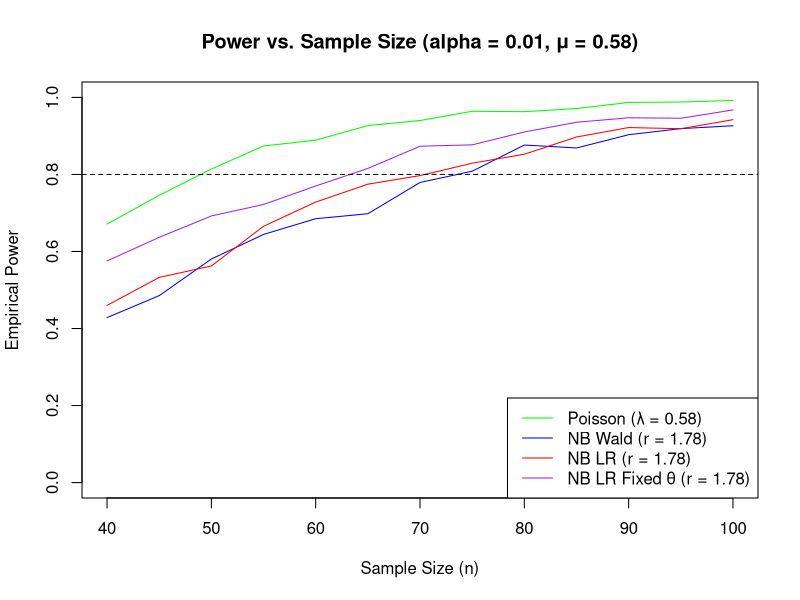

The R script that drew this image:
# Clear environment and set seed for reproducibility
rm(list=ls())
set.seed(1234)

# Load required packages
library(MASS)    # For glm.nb
library(lmtest)  # For lrtest

# Parameters
true_mean <- 0.58    # Alternative mean (H1)
null_mean <- 1       # Null mean (H0)
r1 <- 1.78           # NB dispersion parameter (size)
alpha <- 0.01        # One-sided significance level
nsim <- 1000         # Number of simulations for stability
fup <- 1             # Follow-up time

# Test Functions
#------------------------------------------------------------------------------------
poisson_test <- function(x, mu0 = 1) {
  test <- poisson.test(sum(x), length(x), r = mu0, alternative = "less")
  return(test$p.value < alpha)
}

#------------------------------------------------------------------------------------
nb_test <- function(x, mu0 = 1, fup = 1) {
  logtime <- rep(log(fup), length(x))
  mod <- tryCatch(
    glm.nb(x ~ 1 + offset(logtime)),
    error = function(e) return(NULL),
    warning = function(w) return(NULL)
  )
  if (is.null(mod)) return(NA)  # Return NA instead of FALSE
  coef_value <- coef(mod)[1]
  se_value <- sqrt(vcov(mod)[1, 1])
  log_mu0 <- log(mu0)
  z_stat <- (coef_value - log_mu0) / se_value
  p <- pnorm(z_stat, lower.tail = TRUE)
  return(p < alpha)
}

#------------------------------------------------------------------------------------
lr_test <- function(x, mu0 = 1, fup = 1) {
  logtime <- rep(log(fup), length(x))
  mod_alt <- tryCatch(
    glm.nb(x ~ 1 + offset(logtime)),
    error = function(e) return(NULL),
    warning = function(w) return(NULL)
  )
  if (is.null(mod_alt)) return(NA)
  theta <- mod_alt$theta  
  ll_null <- sum(dnbinom(x, size = theta, mu = mu0 * fup, log = TRUE))
  ll_alt <- as.numeric(logLik(mod_alt))  # Extract numeric log-likelihood
  lr_stat <- 2 * (ll_alt - ll_null)
  p_value <- pchisq(lr_stat, df = 1, lower.tail = FALSE) / 2
  return(p_value < alpha)
}

#------------------------------------------------------------------------------------
lr_test_fixed <- function(x, mu0 = 1, fup = 1) {
  logtime <- rep(log(fup), length(x))
  mod_alt <- tryCatch(
    glm.nb(x ~ 1 + offset(logtime)),
    error = function(e) return(NULL),
    warning = function(w) return(NULL)
  )
  if (is.null(mod_alt)) return(NA)
  theta_fixed <- 1.78  # Fixed theta (true dispersion)
  ll_null <- sum(dnbinom(x, size = theta_fixed, mu = mu0 * fup, log = TRUE))
  ll_alt <- as.numeric(logLik(mod_alt))  
  lr_stat <- 2 * (ll_alt - ll_null)
  p_value <- pchisq(lr_stat, df = 1, lower.tail = FALSE) / 2
  return(p_value < alpha)
}

#------------------------------------------------------------------------------------
calc_power <- function(n, dist = "poisson") {
  rejections <- replicate(nsim, {
    x <- if (dist == "poisson") {
      rpois(n, lambda = true_mean)
    } else {
      rnbinom(n, size = r1, mu = true_mean)
    }
    
    test_func <- switch(dist,
                        "poisson" = poisson_test,
                        "nb_wald" = nb_test,
                        "nb_lr" = lr_test,
                        "nb_lr_fixed" = lr_test_fixed)
    
    test_func(x)
  })
  
  valid_rejections <- rejections[!is.na(rejections)]  # Remove NA values
  power <- mean(valid_rejections)  # Compute power from valid tests
  
  cat(sprintf("n = %d, %s power = %.3f, NA count = %d\n", 
              n, dist, power, sum(is.na(rejections))))
  return(power)
}

# Test range of n values in jumps of 5
n_range <- seq(40, 100, by = 5)
poisson_powers <- sapply(n_range, calc_power, dist = "poisson")
nb_wald_powers <- sapply(n_range, calc_power, dist = "nb_wald")
nb_lr_powers <- sapply(n_range, calc_power, dist = "nb_lr")
nb_lr_fixed_powers <- sapply(n_range, calc_power, dist = "nb_lr_fixed")

# Find n where power >= 0.8
poisson_n <- ifelse(any(poisson_powers >= 0.8), n_range[min(which(poisson_powers >= 0.8))], NA)
nb_wald_n <- ifelse(any(nb_wald_powers >= 0.8), n_range[min(which(nb_wald_powers >= 0.8))], NA)
nb_lr_n <- ifelse(any(nb_lr_powers >= 0.8), n_range[min(which(nb_lr_powers >= 0.8))], NA)
nb_lr_fixed_n <- ifelse(any(nb_lr_fixed_powers >= 0.8), n_range[min(which(nb_lr_fixed_powers >= 0.8))], NA)

# Results
cat("Poisson: n =", poisson_n, "Power =", round(poisson_powers[which(n_range == poisson_n)], 3), "\n")
cat("Neg Bin Wald (r = 1.78): n =", nb_wald_n, "Power =", round(nb_wald_powers[which(n_range == nb_wald_n)], 3), "\n")
cat("Neg Bin LR (r = 1.78): n =", nb_lr_n, "Power =", round(nb_lr_powers[which(n_range == nb_lr_n)], 3), "\n")
cat("Neg Bin LR Fixed θ (r = 1.78): n =", nb_lr_fixed_n, "Power =", 
    round(nb_lr_fixed_powers[which(n_range == nb_lr_fixed_n)], 3), "\n")

# Plot power curves with fourth curve (purple)
plot(n_range, poisson_powers, type = "l", col = "green", ylim = c(0, 1),
     xlab = "Sample Size (n)", ylab = "Empirical Power",
     main = "Power vs. Sample Size (alpha = 0.01, μ = 0.58)")
lines(n_range, nb_wald_powers, col = "blue")
lines(n_range, nb_lr_powers, col = "red")
lines(n_range, nb_lr_fixed_powers, col = "purple")
abline(h = 0.8, lty = 2)
legend("bottomright", 
       legend = c("Poisson (λ = 0.58)", "NB Wald (r = 1.78)", 
                  "NB LR (r = 1.78)", "NB LR Fixed θ (r = 1.78)"),
       col = c("green", "blue", "red", "purple"), lty = 1)
